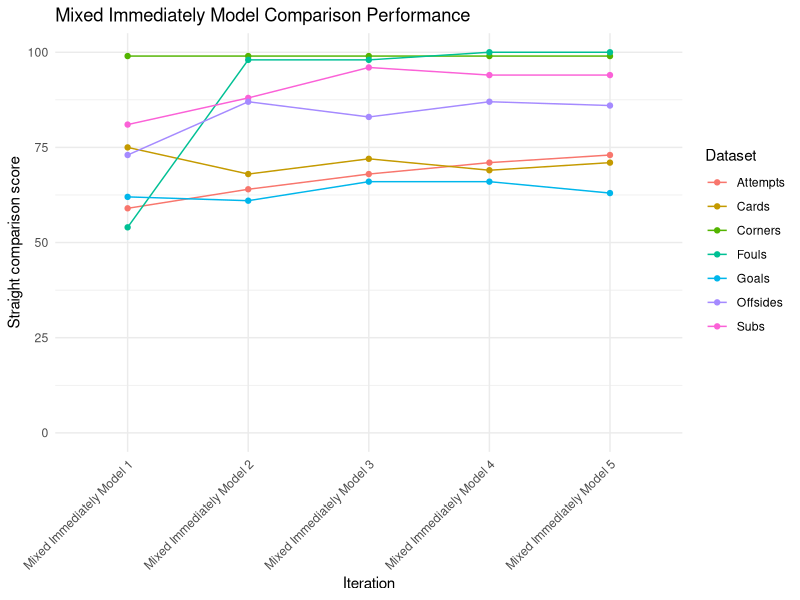

Write R code to recreate this figure.
library(ggplot2)
library(tidyr)

# Define the data in a data frame
data <- data.frame(
  Iteration = factor(rep(c("Mixed Immediately Model 1", "Mixed Immediately Model 2", "Mixed Immediately Model 3", "Mixed Immediately Model 4", "Mixed Immediately Model 5"), times = 7)),

  Dataset = factor(rep(c("Attempts", "Goals", "Subs", "Offsides", "Cards", "Corners", "Fouls"), each = 5)),

  PerformanceMetric = c(59, 64, 68, 71, 73, # Attempts
                        62, 61, 66, 66, 63, # Goals
                        81, 88, 96, 94, 94, # Subs
                        73, 87, 83, 87, 86, # Offsides
                        75, 68, 72, 69, 71, # Cards
                        99, 99, 99, 99, 99, # Corners
                        54, 98, 98, 100, 100  # Fouls
  ) 
)

# Transform data to long format
long_data <- gather(data, key = "Metric", value = "Score", -Iteration, -Dataset)

# Create the line graph
line_graph <- ggplot(long_data, aes(x = Iteration, y = Score, group = Dataset, color = Dataset)) +
  geom_line() +
  geom_point() + # Optional: Adds points to the line graph
  theme_minimal() +
  theme(axis.text.x = element_text(angle = 45, hjust = 1, vjust = 1)) +
  labs(title = "Mixed Immediately Model Comparison Performance",
       x = "Iteration",
       y = "Straight comparison score") +
  scale_y_continuous(limits = c(0, 100)) # Set y-axis limits

# Save the line graph
ggsave("mixed_immediately_model_performance_line_graph.png", plot = line_graph, width = 12, height = 6, dpi = 300)
